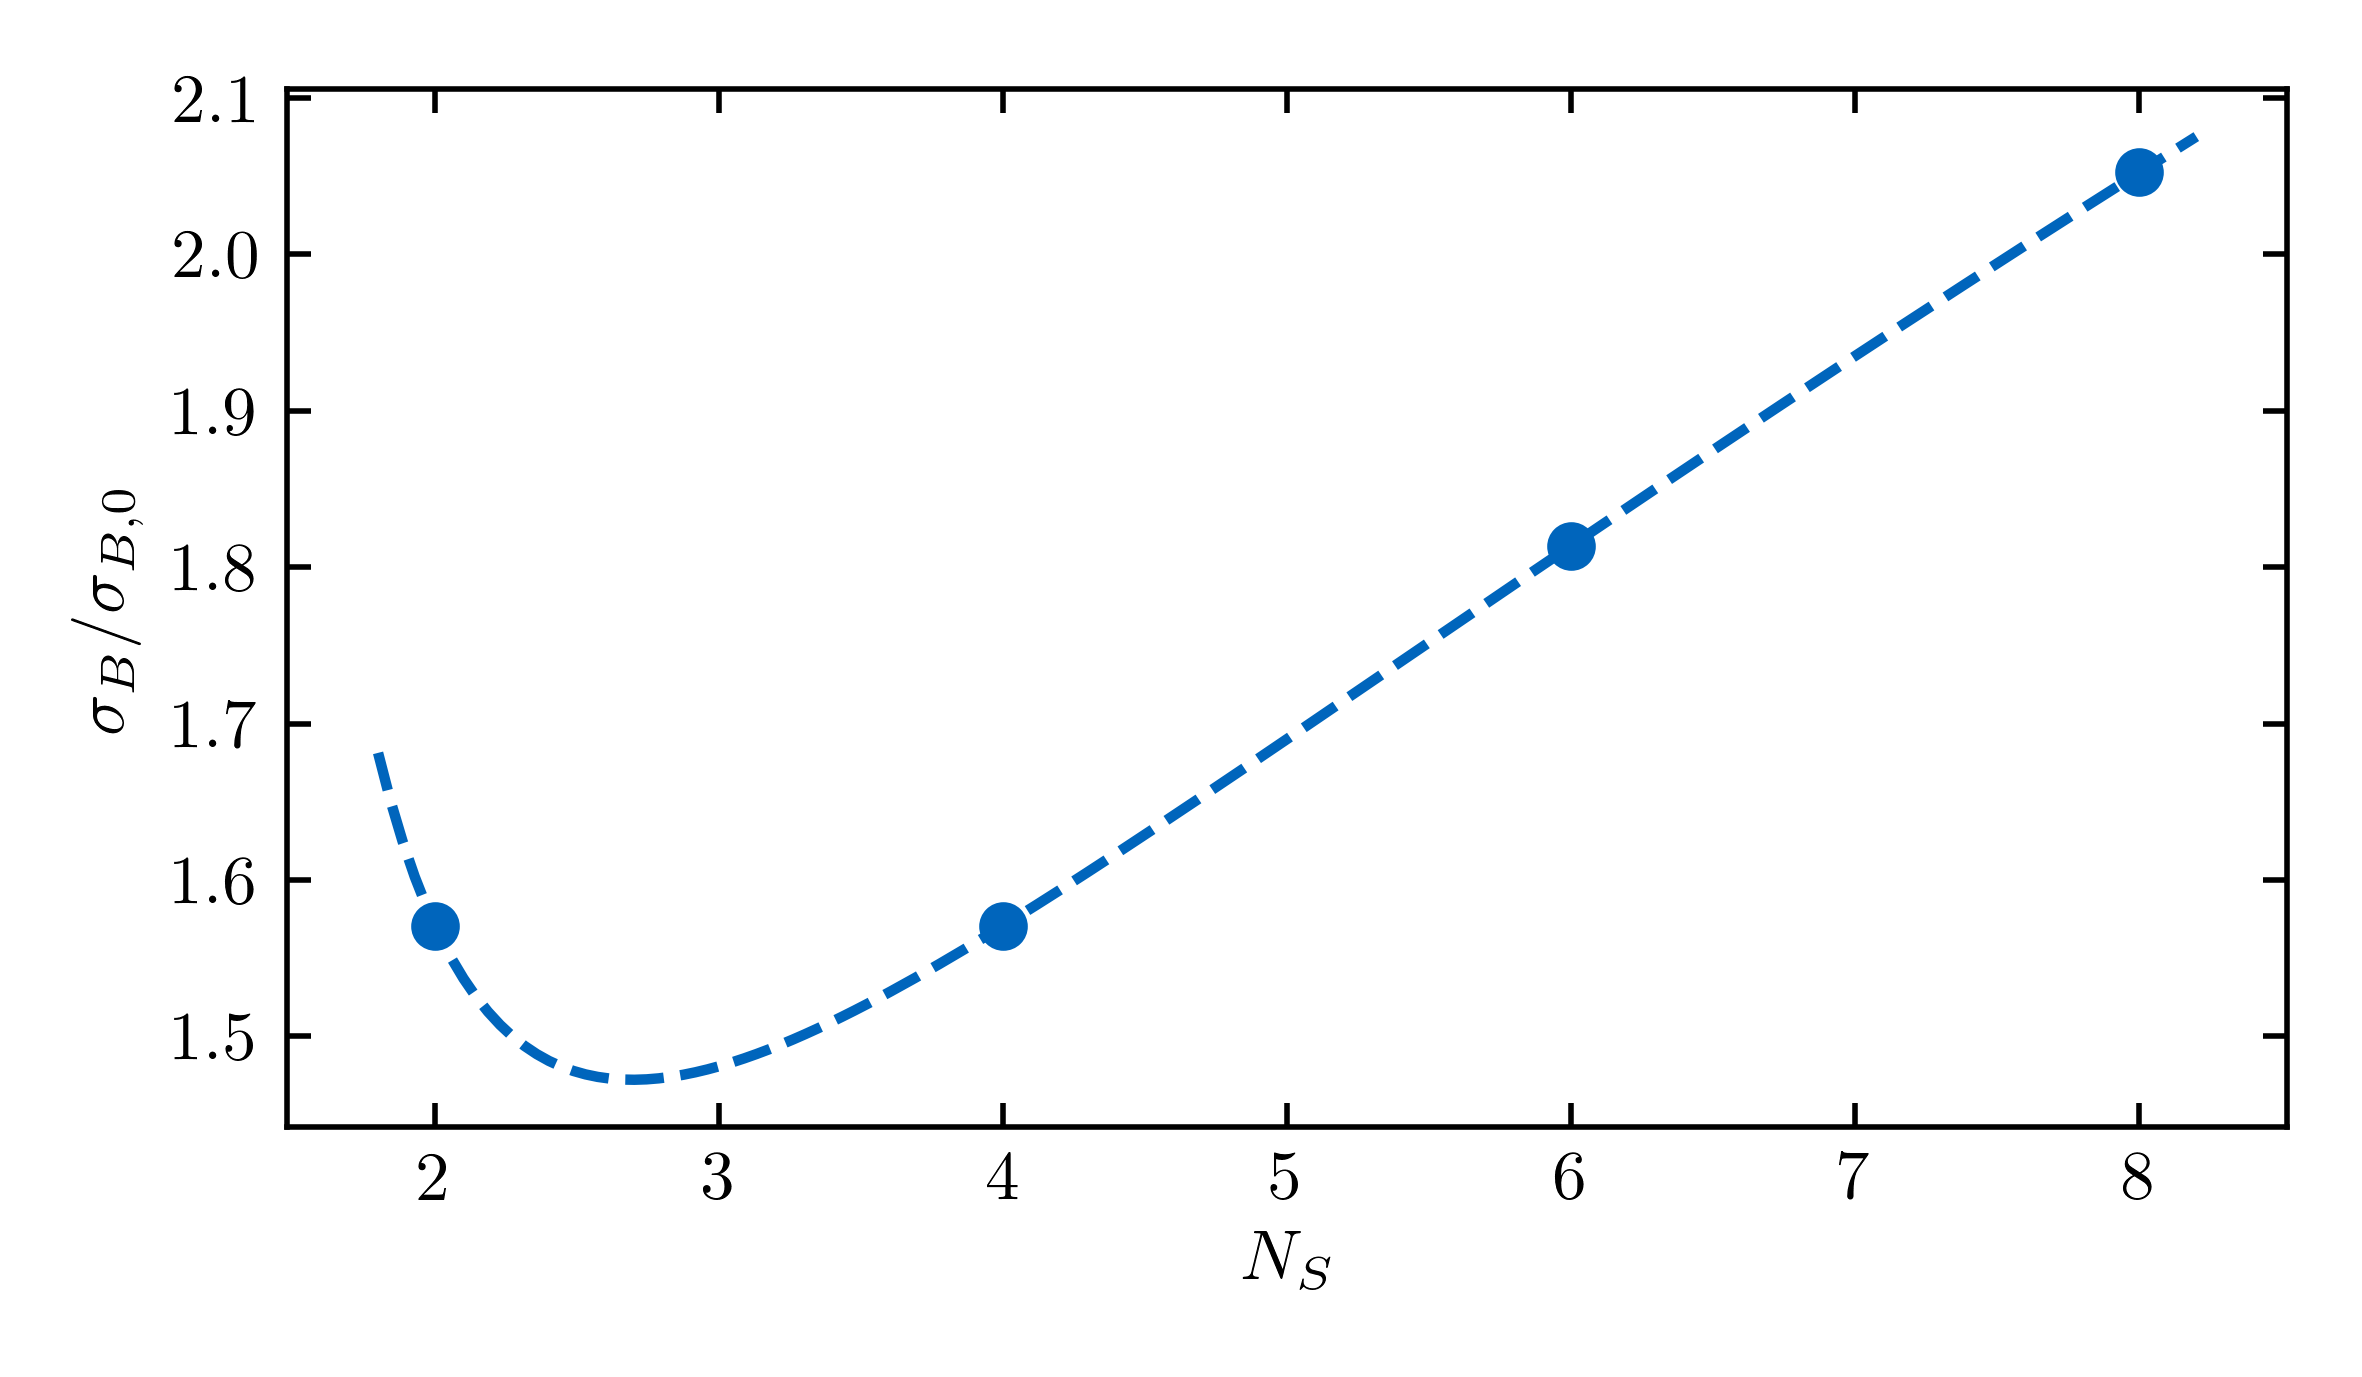

Write the Python code that produced this figure.
import matplotlib.pyplot as plt
import numpy as np

from util import tum_jet
from util.inches import cm_to_inch


def sensitivity(n):
    return np.sqrt(n / 2) / np.sinc(1 / n)  # the sinc function automatically multiplies pi to the argument


def create_and_save_plot():
    plt.figure(figsize=(cm_to_inch(12), cm_to_inch(7)))
    plt.plot(ns_continuous, sensitivity(ns_continuous), '--',
             color=tum_jet.tum_color(0))
    plt.plot(ns_discrete, sensitivity(ns_discrete), 'o', color=tum_jet.tum_color(0))
    plt.xlabel(r'$N_\phi$')
    plt.ylabel(r'$\sigma_B / \sigma_{B,0}$')
    plt.tight_layout()
    plt.savefig('sensitivity_vs_sectors.png', dpi=500)


def print_index_of_minimum():
    min_index = ns_continuous[np.argmin(sensitivity(ns_continuous))]
    print('minimum at N =', min_index)


def print_time_increase():
    best_sensitivity = sensitivity(2)
    print('best case (N=2,4):', best_sensitivity)
    time_increase = np.power(best_sensitivity, 2)
    print('time increase:', time_increase)


if __name__ == '__main__':
    ns_continuous = np.linspace(1.8, 8.2, 150)
    ns_discrete = np.arange(2, 8.1, 2)

    print_index_of_minimum()
    print_time_increase()

    create_and_save_plot()
